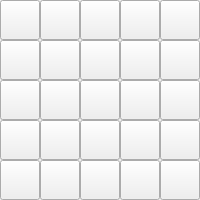
      <widget class="QWidget" name="tab">
       <attribute name="title">
        <string>Basic</string>
       </attribute>
       <layout class="QGridLayout" name="gridLayout_2">
        <property name="sizeConstraint">
         <enum>QLayout::SetFixedSize</enum>
        </property>
        <property name="margin">
         <number>0</number>
        </property>
        <property name="spacing">
         <number>0</number>
        </property>
        <item row="1" column="1">
         <widget class="QPushButton" name="btn_sqrtx">
          <property name="sizePolicy">
           <sizepolicy hsizetype="Fixed" vsizetype="Fixed">
            <horstretch>0</horstretch>
            <verstretch>0</verstretch>
           </sizepolicy>
          </property>
          <property name="minimumSize">
           <size>
            <width>40</width>
            <height>40</height>
           </size>
          </property>
          <property name="maximumSize">
           <size>
            <width>40</width>
            <height>40</height>
           </size>
          </property>
          <property name="text">
           <string/>
          </property>
          <property name="icon">
           <iconset resource="xcalcs.qrc">
            <normaloff>:/func/imgs/raizn.bmp</normaloff>:/func/imgs/raizn.bmp</iconset>
          </property>
          <property name="iconSize">
           <size>
            <width>30</width>
            <height>30</height>
           </size>
          </property>
         </widget>
        </item>
        <item row="0" column="2">
         <widget class="QPushButton" name="btn_mul">
          <property name="sizePolicy">
           <sizepolicy hsizetype="Fixed" vsizetype="Fixed">
            <horstretch>0</horstretch>
            <verstretch>0</verstretch>
           </sizepolicy>
          </property>
          <property name="minimumSize">
           <size>
            <width>40</width>
            <height>40</height>
           </size>
          </property>
          <property name="maximumSize">
           <size>
            <width>40</width>
            <height>40</height>
           </size>
          </property>
          <property name="text">
           <string/>
          </property>
          <property name="icon">
           <iconset resource="xcalcs.qrc">
            <normaloff>:/func/imgs/vezes.bmp</normaloff>:/func/imgs/vezes.bmp</iconset>
          </property>
          <property name="iconSize">
           <size>
            <width>30</width>
            <height>30</height>
           </size>
          </property>
         </widget>
        </item>
        <item row="4" column="0">
         <widget class="QPushButton" name="btn_tg">
          <property name="sizePolicy">
           <sizepolicy hsizetype="Fixed" vsizetype="Fixed">
            <horstretch>0</horstretch>
            <verstretch>0</verstretch>
           </sizepolicy>
          </property>
          <property name="minimumSize">
           <size>
            <width>40</width>
            <height>40</height>
           </size>
          </property>
          <property name="maximumSize">
           <size>
            <width>40</width>
            <height>40</height>
           </size>
          </property>
          <property name="text">
           <string/>
          </property>
          <property name="icon">
           <iconset resource="xcalcs.qrc">
            <normaloff>:/func/imgs/tg.bmp</normaloff>:/func/imgs/tg.bmp</iconset>
          </property>
          <property name="iconSize">
           <size>
            <width>30</width>
            <height>30</height>
           </size>
          </property>
         </widget>
        </item>
        <item row="1" column="4">
         <widget class="QPushButton" name="btn_minus">
          <property name="sizePolicy">
           <sizepolicy hsizetype="Fixed" vsizetype="Fixed">
            <horstretch>0</horstretch>
            <verstretch>0</verstretch>
           </sizepolicy>
          </property>
          <property name="minimumSize">
           <size>
            <width>40</width>
            <height>40</height>
           </size>
          </property>
          <property name="maximumSize">
           <size>
            <width>40</width>
            <height>40</height>
           </size>
          </property>
          <property name="text">
           <string/>
          </property>
          <property name="icon">
           <iconset resource="xcalcs.qrc">
            <normaloff>:/func/imgs/sign.bmp</normaloff>:/func/imgs/sign.bmp</iconset>
          </property>
          <property name="iconSize">
           <size>
            <width>30</width>
            <height>30</height>
           </size>
          </property>
         </widget>
        </item>
        <item row="2" column="3">
         <widget class="QPushButton" name="btn_10powerx">
          <property name="sizePolicy">
           <sizepolicy hsizetype="Fixed" vsizetype="Fixed">
            <horstretch>0</horstretch>
            <verstretch>0</verstretch>
           </sizepolicy>
          </property>
          <property name="minimumSize">
           <size>
            <width>40</width>
            <height>40</height>
           </size>
          </property>
          <property name="maximumSize">
           <size>
            <width>40</width>
            <height>40</height>
           </size>
          </property>
          <property name="text">
           <string/>
          </property>
          <property name="icon">
           <iconset resource="xcalcs.qrc">
            <normaloff>:/func/imgs/power10.bmp</normaloff>:/func/imgs/power10.bmp</iconset>
          </property>
          <property name="iconSize">
           <size>
            <width>30</width>
            <height>30</height>
           </size>
          </property>
         </widget>
        </item>
        <item row="2" column="1">
         <widget class="QPushButton" name="btn_asin">
          <property name="sizePolicy">
           <sizepolicy hsizetype="Fixed" vsizetype="Fixed">
            <horstretch>0</horstretch>
            <verstretch>0</verstretch>
           </sizepolicy>
          </property>
          <property name="minimumSize">
           <size>
            <width>40</width>
            <height>40</height>
           </size>
          </property>
          <property name="maximumSize">
           <size>
            <width>40</width>
            <height>40</height>
           </size>
          </property>
          <property name="text">
           <string/>
          </property>
          <property name="icon">
           <iconset resource="xcalcs.qrc">
            <normaloff>:/func/imgs/arcseno.bmp</normaloff>:/func/imgs/arcseno.bmp</iconset>
          </property>
          <property name="iconSize">
           <size>
            <width>30</width>
            <height>30</height>
           </size>
          </property>
         </widget>
        </item>
        <item row="3" column="2">
         <widget class="QPushButton" name="btn_ln">
          <property name="sizePolicy">
           <sizepolicy hsizetype="Fixed" vsizetype="Fixed">
            <horstretch>0</horstretch>
            <verstretch>0</verstretch>
           </sizepolicy>
          </property>
          <property name="minimumSize">
           <size>
            <width>40</width>
            <height>40</height>
           </size>
          </property>
          <property name="maximumSize">
           <size>
            <width>40</width>
            <height>40</height>
           </size>
          </property>
          <property name="text">
           <string/>
          </property>
          <property name="icon">
           <iconset resource="xcalcs.qrc">
            <normaloff>:/func/imgs/ln.bmp</normaloff>:/func/imgs/ln.bmp</iconset>
          </property>
          <property name="iconSize">
           <size>
            <width>30</width>
            <height>30</height>
           </size>
          </property>
         </widget>
        </item>
        <item row="4" column="1">
         <widget class="QPushButton" name="btn_atg">
          <property name="sizePolicy">
           <sizepolicy hsizetype="Fixed" vsizetype="Fixed">
            <horstretch>0</horstretch>
            <verstretch>0</verstretch>
           </sizepolicy>
          </property>
          <property name="minimumSize">
           <size>
            <width>40</width>
            <height>40</height>
           </size>
          </property>
          <property name="maximumSize">
           <size>
            <width>40</width>
            <height>40</height>
           </size>
          </property>
          <property name="text">
           <string/>
          </property>
          <property name="icon">
           <iconset resource="xcalcs.qrc">
            <normaloff>:/func/imgs/arctg.bmp</normaloff>:/func/imgs/arctg.bmp</iconset>
          </property>
          <property name="iconSize">
           <size>
            <width>30</width>
            <height>30</height>
           </size>
          </property>
         </widget>
        </item>
        <item row="0" column="0">
         <widget class="QPushButton" name="btn_add">
          <property name="sizePolicy">
           <sizepolicy hsizetype="Fixed" vsizetype="Fixed">
            <horstretch>0</horstretch>
            <verstretch>0</verstretch>
           </sizepolicy>
          </property>
          <property name="minimumSize">
           <size>
            <width>40</width>
            <height>40</height>
           </size>
          </property>
          <property name="maximumSize">
           <size>
            <width>40</width>
            <height>40</height>
           </size>
          </property>
          <property name="contextMenuPolicy">
           <enum>Qt::DefaultContextMenu</enum>
          </property>
          <property name="text">
           <string/>
          </property>
          <property name="icon">
           <iconset resource="xcalcs.qrc">
            <normaloff>:/func/imgs/soma.bmp</normaloff>:/func/imgs/soma.bmp</iconset>
          </property>
          <property name="iconSize">
           <size>
            <width>30</width>
            <height>30</height>
           </size>
          </property>
         </widget>
        </item>
        <item row="3" column="0">
         <widget class="QPushButton" name="btn_cos">
          <property name="sizePolicy">
           <sizepolicy hsizetype="Fixed" vsizetype="Fixed">
            <horstretch>0</horstretch>
            <verstretch>0</verstretch>
           </sizepolicy>
          </property>
          <property name="minimumSize">
           <size>
            <width>40</width>
            <height>40</height>
           </size>
          </property>
          <property name="maximumSize">
           <size>
            <width>40</width>
            <height>40</height>
           </size>
          </property>
          <property name="text">
           <string/>
          </property>
          <property name="icon">
           <iconset resource="xcalcs.qrc">
            <normaloff>:/func/imgs/cos.bmp</normaloff>:/func/imgs/cos.bmp</iconset>
          </property>
          <property name="iconSize">
           <size>
            <width>30</width>
            <height>30</height>
           </size>
          </property>
         </widget>
        </item>
        <item row="4" column="4">
         <widget class="QPushButton" name="btn_conjugate">
          <property name="sizePolicy">
           <sizepolicy hsizetype="Fixed" vsizetype="Fixed">
            <horstretch>0</horstretch>
            <verstretch>0</verstretch>
           </sizepolicy>
          </property>
          <property name="minimumSize">
           <size>
            <width>40</width>
            <height>40</height>
           </size>
          </property>
          <property name="maximumSize">
           <size>
            <width>40</width>
            <height>40</height>
           </size>
          </property>
          <property name="text">
           <string/>
          </property>
          <property name="icon">
           <iconset resource="xcalcs.qrc">
            <normaloff>:/func/imgs/conj.bmp</normaloff>:/func/imgs/conj.bmp</iconset>
          </property>
          <property name="iconSize">
           <size>
            <width>30</width>
            <height>30</height>
           </size>
          </property>
         </widget>
        </item>
        <item row="1" column="0">
         <widget class="QPushButton" name="btn_sqrt2">
          <property name="sizePolicy">
           <sizepolicy hsizetype="Fixed" vsizetype="Fixed">
            <horstretch>0</horstretch>
            <verstretch>0</verstretch>
           </sizepolicy>
          </property>
          <property name="minimumSize">
           <size>
            <width>40</width>
            <height>40</height>
           </size>
          </property>
          <property name="maximumSize">
           <size>
            <width>40</width>
            <height>40</height>
           </size>
          </property>
          <property name="text">
           <string/>
          </property>
          <property name="icon">
           <iconset resource="xcalcs.qrc">
            <normaloff>:/func/imgs/sqrt.bmp</normaloff>:/func/imgs/sqrt.bmp</iconset>
          </property>
          <property name="iconSize">
           <size>
            <width>30</width>
            <height>30</height>
           </size>
          </property>
         </widget>
        </item>
        <item row="3" column="4">
         <widget class="QPushButton" name="btn_log2">
          <property name="sizePolicy">
           <sizepolicy hsizetype="Fixed" vsizetype="Fixed">
            <horstretch>0</horstretch>
            <verstretch>0</verstretch>
           </sizepolicy>
          </property>
          <property name="minimumSize">
           <size>
            <width>40</width>
            <height>40</height>
           </size>
          </property>
          <property name="maximumSize">
           <size>
            <width>40</width>
            <height>40</height>
           </size>
          </property>
          <property name="text">
           <string/>
          </property>
          <property name="icon">
           <iconset resource="xcalcs.qrc">
            <normaloff>:/func/imgs/log2.bmp</normaloff>:/func/imgs/log2.bmp</iconset>
          </property>
          <property name="iconSize">
           <size>
            <width>30</width>
            <height>30</height>
           </size>
          </property>
         </widget>
        </item>
        <item row="0" column="4">
         <widget class="QPushButton" name="btn_inv">
          <property name="sizePolicy">
           <sizepolicy hsizetype="Fixed" vsizetype="Fixed">
            <horstretch>0</horstretch>
            <verstretch>0</verstretch>
           </sizepolicy>
          </property>
          <property name="minimumSize">
           <size>
            <width>40</width>
            <height>40</height>
           </size>
          </property>
          <property name="maximumSize">
           <size>
            <width>40</width>
            <height>40</height>
           </size>
          </property>
          <property name="text">
           <string/>
          </property>
          <property name="icon">
           <iconset resource="xcalcs.qrc">
            <normaloff>:/func/imgs/invert.bmp</normaloff>:/func/imgs/invert.bmp</iconset>
          </property>
          <property name="iconSize">
           <size>
            <width>30</width>
            <height>30</height>
           </size>
          </property>
         </widget>
        </item>
        <item row="4" column="3">
         <widget class="QPushButton" name="btn_breakcomplex">
          <property name="sizePolicy">
           <sizepolicy hsizetype="Fixed" vsizetype="Fixed">
            <horstretch>0</horstretch>
            <verstretch>0</verstretch>
           </sizepolicy>
          </property>
          <property name="minimumSize">
           <size>
            <width>40</width>
            <height>40</height>
           </size>
          </property>
          <property name="maximumSize">
           <size>
            <width>40</width>
            <height>40</height>
           </size>
          </property>
          <property name="text">
           <string/>
          </property>
          <property name="icon">
           <iconset resource="xcalcs.qrc">
            <normaloff>:/func/imgs/decomplex.bmp</normaloff>:/func/imgs/decomplex.bmp</iconset>
          </property>
          <property name="iconSize">
           <size>
            <width>30</width>
            <height>30</height>
           </size>
          </property>
         </widget>
        </item>
        <item row="1" column="2">
         <widget class="QPushButton" name="btn_power2">
          <property name="sizePolicy">
           <sizepolicy hsizetype="Fixed" vsizetype="Fixed">
            <horstretch>0</horstretch>
            <verstretch>0</verstretch>
           </sizepolicy>
          </property>
          <property name="minimumSize">
           <size>
            <width>40</width>
            <height>40</height>
           </size>
          </property>
          <property name="maximumSize">
           <size>
            <width>40</width>
            <height>40</height>
           </size>
          </property>
          <property name="text">
           <string/>
          </property>
          <property name="icon">
           <iconset resource="xcalcs.qrc">
            <normaloff>:/func/imgs/power2.bmp</normaloff>:/func/imgs/power2.bmp</iconset>
          </property>
          <property name="iconSize">
           <size>
            <width>30</width>
            <height>30</height>
           </size>
          </property>
         </widget>
        </item>
        <item row="0" column="3">
         <widget class="QPushButton" name="btn_div">
          <property name="sizePolicy">
           <sizepolicy hsizetype="Fixed" vsizetype="Fixed">
            <horstretch>0</horstretch>
            <verstretch>0</verstretch>
           </sizepolicy>
          </property>
          <property name="minimumSize">
           <size>
            <width>40</width>
            <height>40</height>
           </size>
          </property>
          <property name="maximumSize">
           <size>
            <width>40</width>
            <height>40</height>
           </size>
          </property>
          <property name="text">
           <string/>
          </property>
          <property name="icon">
           <iconset resource="xcalcs.qrc">
            <normaloff>:/func/imgs/div.bmp</normaloff>:/func/imgs/div.bmp</iconset>
          </property>
          <property name="iconSize">
           <size>
            <width>30</width>
            <height>30</height>
           </size>
          </property>
         </widget>
        </item>
        <item row="4" column="2">
         <widget class="QPushButton" name="btn_tocomplex">
          <property name="sizePolicy">
           <sizepolicy hsizetype="Fixed" vsizetype="Fixed">
            <horstretch>0</horstretch>
            <verstretch>0</verstretch>
           </sizepolicy>
          </property>
          <property name="minimumSize">
           <size>
            <width>40</width>
            <height>40</height>
           </size>
          </property>
          <property name="maximumSize">
           <size>
            <width>40</width>
            <height>40</height>
           </size>
          </property>
          <property name="text">
           <string/>
          </property>
          <property name="icon">
           <iconset resource="xcalcs.qrc">
            <normaloff>:/func/imgs/toimag.png</normaloff>:/func/imgs/toimag.png</iconset>
          </property>
          <property name="iconSize">
           <size>
            <width>30</width>
            <height>30</height>
           </size>
          </property>
         </widget>
        </item>
        <item row="0" column="1">
         <widget class="QPushButton" name="btn_sub">
          <property name="sizePolicy">
           <sizepolicy hsizetype="Fixed" vsizetype="Fixed">
            <horstretch>0</horstretch>
            <verstretch>0</verstretch>
           </sizepolicy>
          </property>
          <property name="minimumSize">
           <size>
            <width>40</width>
            <height>40</height>
           </size>
          </property>
          <property name="maximumSize">
           <size>
            <width>40</width>
            <height>40</height>
           </size>
          </property>
          <property name="text">
           <string/>
          </property>
          <property name="icon">
           <iconset resource="xcalcs.qrc">
            <normaloff>:/func/imgs/minus.bmp</normaloff>:/func/imgs/minus.bmp</iconset>
          </property>
          <property name="iconSize">
           <size>
            <width>30</width>
            <height>30</height>
           </size>
          </property>
         </widget>
        </item>
        <item row="2" column="4">
         <widget class="QPushButton" name="btn_swap">
          <property name="sizePolicy">
           <sizepolicy hsizetype="Fixed" vsizetype="Fixed">
            <horstretch>0</horstretch>
            <verstretch>0</verstretch>
           </sizepolicy>
          </property>
          <property name="minimumSize">
           <size>
            <width>40</width>
            <height>40</height>
           </size>
          </property>
          <property name="maximumSize">
           <size>
            <width>40</width>
            <height>40</height>
           </size>
          </property>
          <property name="text">
           <string/>
          </property>
          <property name="icon">
           <iconset resource="xcalcs.qrc">
            <normaloff>:/func/imgs/swap.bmp</normaloff>:/func/imgs/swap.bmp</iconset>
          </property>
          <property name="iconSize">
           <size>
            <width>30</width>
            <height>30</height>
           </size>
          </property>
         </widget>
        </item>
        <item row="1" column="3">
         <widget class="QPushButton" name="btn_powerx">
          <property name="sizePolicy">
           <sizepolicy hsizetype="Fixed" vsizetype="Fixed">
            <horstretch>0</horstretch>
            <verstretch>0</verstretch>
           </sizepolicy>
          </property>
          <property name="minimumSize">
           <size>
            <width>40</width>
            <height>40</height>
           </size>
          </property>
          <property name="maximumSize">
           <size>
            <width>40</width>
            <height>40</height>
           </size>
          </property>
          <property name="text">
           <string/>
          </property>
          <property name="icon">
           <iconset resource="xcalcs.qrc">
            <normaloff>:/func/imgs/powery.bmp</normaloff>:/func/imgs/powery.bmp</iconset>
          </property>
          <property name="iconSize">
           <size>
            <width>30</width>
            <height>30</height>
           </size>
          </property>
         </widget>
        </item>
        <item row="2" column="0">
         <widget class="QPushButton" name="btn_sin">
          <property name="sizePolicy">
           <sizepolicy hsizetype="Fixed" vsizetype="Fixed">
            <horstretch>0</horstretch>
            <verstretch>0</verstretch>
           </sizepolicy>
          </property>
          <property name="minimumSize">
           <size>
            <width>40</width>
            <height>40</height>
           </size>
          </property>
          <property name="maximumSize">
           <size>
            <width>40</width>
            <height>40</height>
           </size>
          </property>
          <property name="text">
           <string/>
          </property>
          <property name="icon">
           <iconset resource="xcalcs.qrc">
            <normaloff>:/func/imgs/seno.bmp</normaloff>:/func/imgs/seno.bmp</iconset>
          </property>
          <property name="iconSize">
           <size>
            <width>30</width>
            <height>30</height>
           </size>
          </property>
         </widget>
        </item>
        <item row="3" column="3">
         <widget class="QPushButton" name="btn_log10">
          <property name="sizePolicy">
           <sizepolicy hsizetype="Fixed" vsizetype="Fixed">
            <horstretch>0</horstretch>
            <verstretch>0</verstretch>
           </sizepolicy>
          </property>
          <property name="minimumSize">
           <size>
            <width>40</width>
            <height>40</height>
           </size>
          </property>
          <property name="maximumSize">
           <size>
            <width>40</width>
            <height>40</height>
           </size>
          </property>
          <property name="text">
           <string/>
          </property>
          <property name="icon">
           <iconset resource="xcalcs.qrc">
            <normaloff>:/func/imgs/log10.bmp</normaloff>:/func/imgs/log10.bmp</iconset>
          </property>
          <property name="iconSize">
           <size>
            <width>30</width>
            <height>30</height>
           </size>
          </property>
         </widget>
        </item>
        <item row="2" column="2">
         <widget class="QPushButton" name="btn_epowerx">
          <property name="sizePolicy">
           <sizepolicy hsizetype="Fixed" vsizetype="Fixed">
            <horstretch>0</horstretch>
            <verstretch>0</verstretch>
           </sizepolicy>
          </property>
          <property name="minimumSize">
           <size>
            <width>40</width>
            <height>40</height>
           </size>
          </property>
          <property name="maximumSize">
           <size>
            <width>40</width>
            <height>40</height>
           </size>
          </property>
          <property name="text">
           <string/>
          </property>
          <property name="icon">
           <iconset resource="xcalcs.qrc">
            <normaloff>:/func/imgs/powere.bmp</normaloff>:/func/imgs/powere.bmp</iconset>
          </property>
          <property name="iconSize">
           <size>
            <width>30</width>
            <height>30</height>
           </size>
          </property>
         </widget>
        </item>
        <item row="3" column="1">
         <widget class="QPushButton" name="btn_acos">
          <property name="sizePolicy">
           <sizepolicy hsizetype="Fixed" vsizetype="Fixed">
            <horstretch>0</horstretch>
            <verstretch>0</verstretch>
           </sizepolicy>
          </property>
          <property name="minimumSize">
           <size>
            <width>40</width>
            <height>40</height>
           </size>
          </property>
          <property name="maximumSize">
           <size>
            <width>40</width>
            <height>40</height>
           </size>
          </property>
          <property name="text">
           <string/>
          </property>
          <property name="icon">
           <iconset resource="xcalcs.qrc">
            <normaloff>:/func/imgs/arccos.bmp</normaloff>:/func/imgs/arccos.bmp</iconset>
          </property>
          <property name="iconSize">
           <size>
            <width>30</width>
            <height>30</height>
           </size>
          </property>
         </widget>
        </item>
       </layout>
      </widget>
